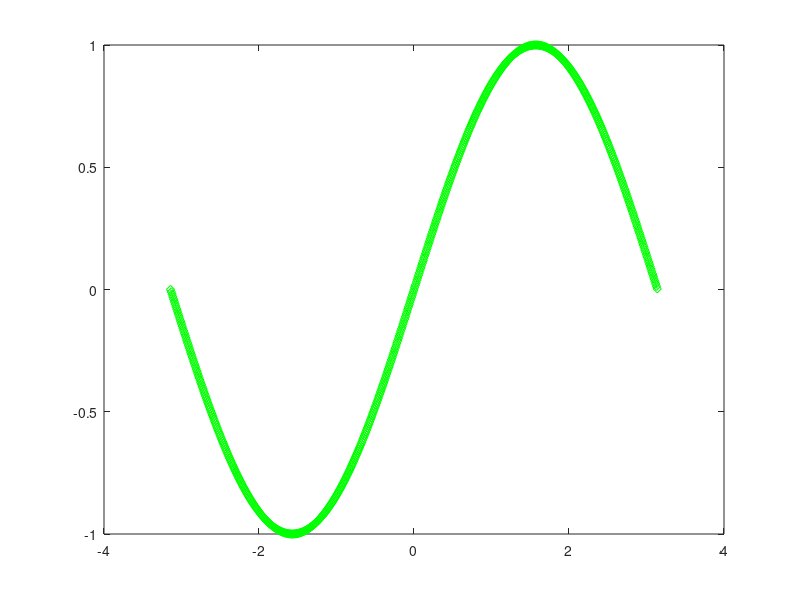

Write the MATLAB code that produced this figure.
clc
clear all
x=2;
y=x^2+2*x-1;
x=1:10; % By default increment = 1 
y=x.^2+2.*x-1;% (.^,.*)for multiple values of x
y'; % Values into column(Transpose)
z=1:2:10;      % Defining x from 1 to 10 with 2 increment
j=z.^2+2.*z-1;  
plot(x,y)      % Ploting the x and y on the 2D plane
plot(x,y,'*')  % For highlighting the points
plot(x,y,'-*') % For Meeting the points 
plot(x,y,'-*r')% For Red color
        % f=@(x) x^2+2*x-1  %In loops we use @ to define the functions 
clc
clear all
x=-pi:pi; % Range that belong to -pi to pi
y=sin(x);
plot(x,y,'-^b')

x=-pi:0.01:pi
y=sin(x)
plot(x,y,'-dr')
plot(x,y,'-.r')
plot(x,y,'-dg') % joining, diamond, green 
